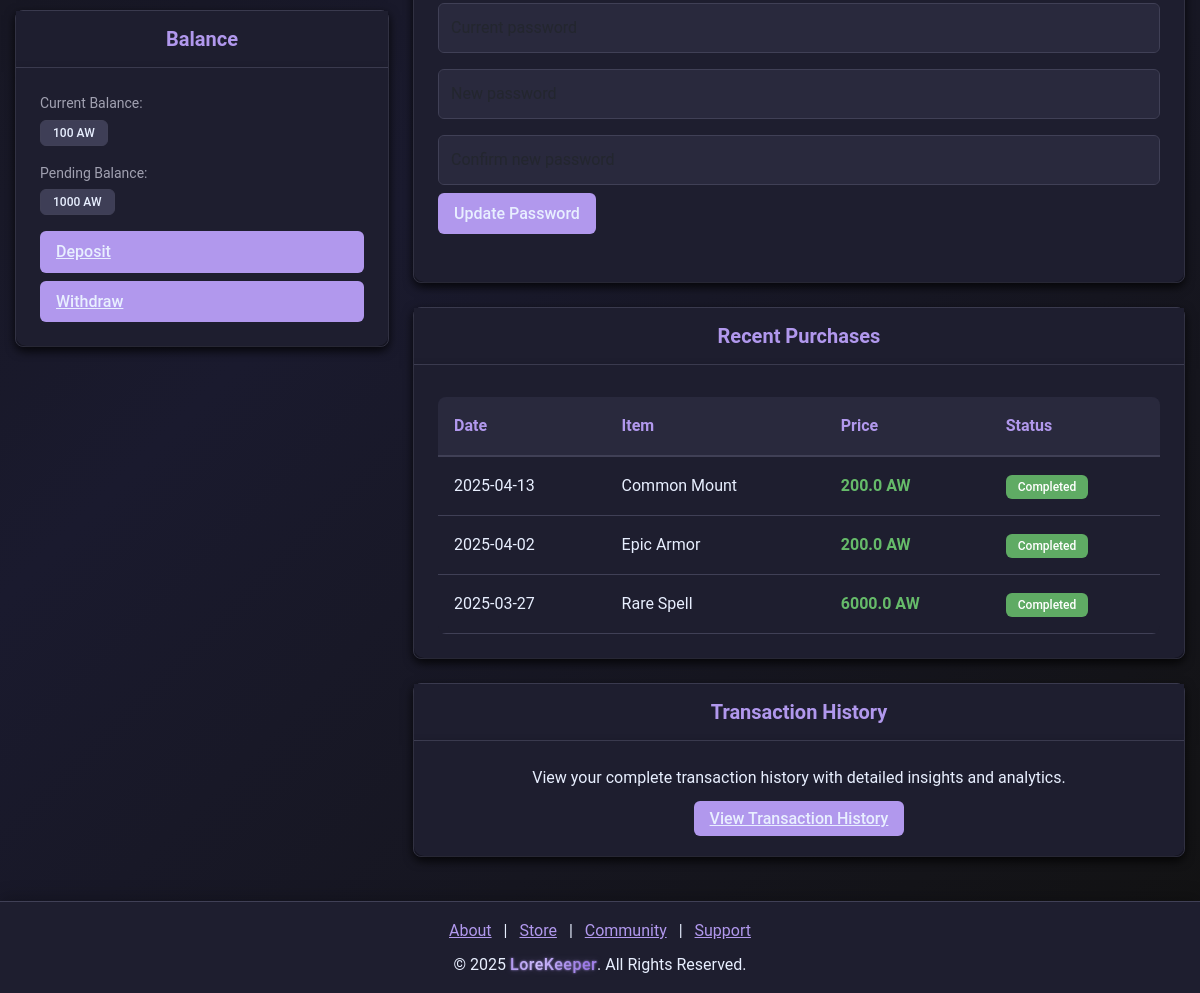
Before: /account (signed in, lower part) with the older database file.
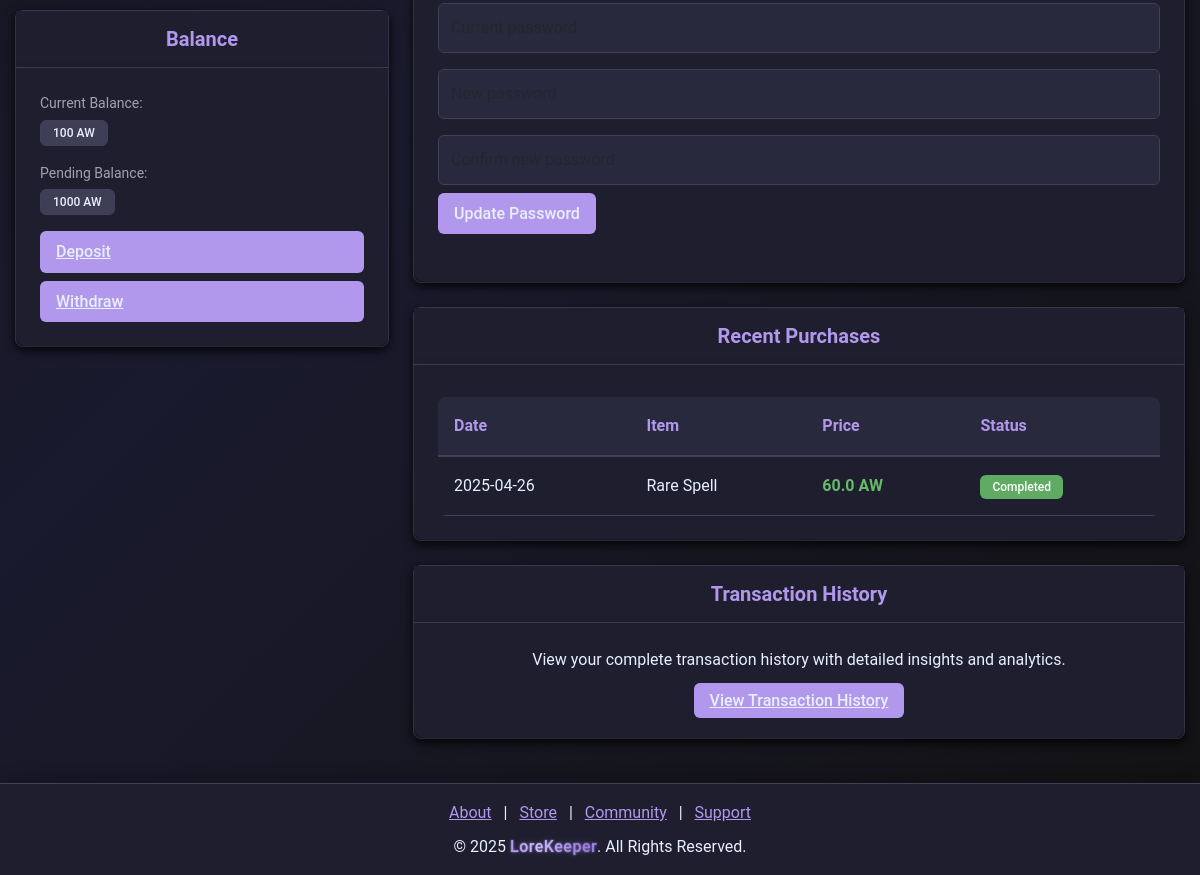
After: the same page with the newer database file.
### models.py (models this page shows)
class Purchase(db.Model):
    __tablename__ = "purchases"
    id = db.Column(db.Integer, primary_key=True)
    user_id = db.Column(
        db.Integer, db.ForeignKey("users.id"), nullable=False, index=True
    )
    item_id = db.Column(db.Integer, db.ForeignKey("items.id"), nullable=False)
    vendor_id = db.Column(db.Integer, db.ForeignKey("vendors.id"), nullable=False)
    quantity = db.Column(db.Integer, default=1)
    purchase_date = db.Column(db.DateTime, default=datetime.utcnow)
    total_price = db.Column(db.Float, nullable=False)
    user = db.relationship("User", back_populates="purchases")

### app.py (the view)
@app.route("/account", methods=["GET", "POST"])
@login_required
def account():
    user = User.query.get(session.get("user_id"))
    if not user:
        session.clear()
        return redirect(url_for("login"))
    purchases = (
        Purchase.query.filter_by(user_id=user.id)
        .order_by(Purchase.purchase_date.desc())
        .limit(5)
        .all()
    )
    for purchase in purchases:
        purchase.item_name = (
            Item.query.get(purchase.item_id).name if purchase.item_id else "N/A"
        )
        purchase.item_status = (
            "Completed"  # Or get from the actual status field if available
        )
    transactions = (
        SystemTransaction.query.filter(
            (SystemTransaction.sender_id == user.id)
            | (SystemTransaction.receiver_id == user.id)
        )
        .order_by(SystemTransaction.created_at.desc())
        .limit(10)
        .all()
    )
    for transaction in transactions:
        if transaction.sender_id > 0:
            sender = User.query.get(transaction.sender_id)
            transaction.sender_name = sender.username if sender else "Unknown"
        else:
            transaction.sender_name = (
                "System" if transaction.sender_id == SYSTEM_ID else "Payment Provider"
            )
        receiver = User.query.get(transaction.receiver_id)
        transaction.receiver_name = receiver.username if receiver else "Unknown"
    return render_template(
        "myaccount_template.html",
        purchases=purchases,
        transactions=transactions,
        user=user,
    )

### app.py (called while the page is built)
@app.after_request
def add_header(response):
    response.headers["Cache-Control"] = "no-store"
    return response

@app.before_request
def before_request():
    try:
        if session.get("user_id"):
            session.permanent = True
        else:
            getCookie()
    except Exception:
        session.clear()

### wrappers.py (called while the page is built)
def login_required(f):
    @wraps(f)
    def decorated_function(*args, **kwargs):
        if not session.get("user_id"):
            flash("You must be logged in to access this page", "warning")
            return redirect(url_for("login"))
        return f(*args, **kwargs)
    return decorated_function

### templates/myaccount_template.html (shortened to what this page needs)
{% extends "nav_footer_template.html" %}  {% block content %}
<div id="wrapper">
  <div class="container mt-5">
    <div class="row">
      <div class="col-md-4">
        <div class="account-card mb-4">
          <div class="card-header">
            <h3>Balance</h3>
          </div>
          <div class="card-body">
            <div class="balance-label">Current Balance:</div>
            <p class="mb-3">
              <span id="balance-field" class="badge bg-secondary"><span id="balance">100</span><span id="currency-code"> AW</span></span>
            </p>
            <div class="balance-label">Pending Balance:</div>
            <p class="mb-3">
              <span id="pending-balance-field" class="badge bg-secondary"><span id="pending-balance">1000</span><span id="currency-code"> AW</span></span>
            </p>
            <div class="d-grid gap-2">
              <a href="/checkout/deposit" class="admin-btn admin-btn-primary">Deposit</a>
              <a href="/store#subscriptions" class="admin-btn admin-btn-primary">Withdraw</a>
            </div>
          </div>
        </div>
      </div>
      <div class="col-md-8">
        <div class="account-card mb-4">
          <div class="card-body">
            <form class="account-form">
              <div class="mb-4">
                <input type="password" class="form-control" id="current-password" placeholder="Current password"/>
                <input type="password" class="form-control" id="new-password" placeholder="New password"/>
                <input type="password" class="form-control mb-2" id="confirm-password" placeholder="Confirm new password"/>
                <button type="button" class="admin-btn admin-btn-primary">Update Password</button>
              </div>
            </form>
          </div>
        </div>
        <div class="account-card mb-4">
          <div class="card-header">
            <h3>Recent Purchases</h3>
          </div>
          <div class="card-body">
            <div class="table-responsive">
              <table class="data-table">
                <thead>
                  <tr>
                    <th>Date</th>
                    <th>Item</th>
                    <th>Price</th>
                    <th>Status</th>
                  </tr>
                </thead>
                <tbody>
                  {% for purchase in purchases %}
                  <tr>
                    <td>{{ purchase.purchase_date.strftime('%Y-%m-%d') }}</td>
                    <td>{{ purchase.item_name }}</td>
                    <td><span class="amount-positive">{{ purchase.total_price }} AW</span></td>
                    <td><span class="badge bg-success">{{ purchase.item_status }}</span></td>
                  </tr>
                  {% endfor %}
                </tbody>
              </table>
            </div>
          </div>
        </div>
        <div class="account-card mb-4">
          <div class="card-header">
            <h3>Transaction History</h3>
          </div>
          <div class="card-body text-center">
            <p class="mb-3">View your complete transaction history with detailed insights and analytics.</p>
            <a href="/account/transactions" class="admin-btn admin-btn-primary">View Transaction History</a>
          </div>
        </div>
      </div>
    </div>
  </div>
</div>
{% endblock %}

Changed rows visible on the page:
no longer on this page (row edited): Purchase: purchase_date "2025-04-13", item_name "Common Mount", total_price "200.0", item_status "Completed"
no longer on this page (row edited): Purchase: purchase_date "2025-04-02", item_name "Epic Armor", total_price "200.0", item_status "Completed"
changed Purchase: purchase_date "2025-03-27" → "2025-04-26"; total_price "6000.0" → "60.0"
